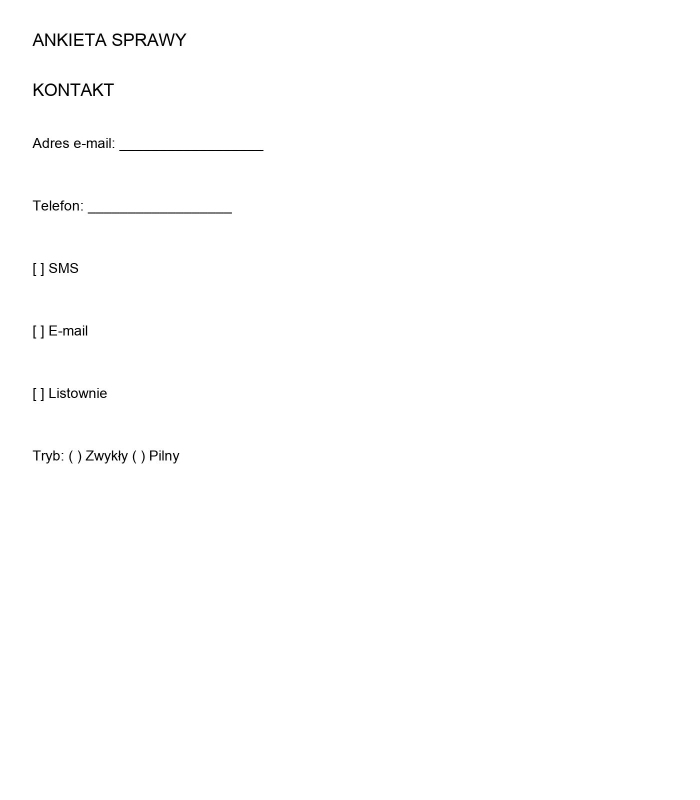
#> input picture evaluation/holdout-v1/ankieta.jpg, 1400 x 1600 px (shown at 1/2 size)
$ python -i ocr.py   (imports and definitions only)
#> lines starting #> are read from the running program, lines starting #| are printed output that depends on the picture; after the words box and inside, x2 and y2 are one past the last pixel; in counts of white or black regions, pixels touching at a corner belong together
#> further down, picture is the input picture: PIL image 1400x1600 RGB; min 0, max 255, mean 253.8
"""Bounded local OCR candidates with source-coordinate restoration."""

import math
from dataclasses import dataclass
from time import monotonic

from PIL import Image, ImageFilter, ImageOps

from .errors import DocumentError


@dataclass
class Variant:
    name: str
    image: Image.Image
    scale: float = 1
    angle: float = 0

    # [8 lines left out: function source_box, not called in this run]


def deskew_angle(gray):
    sample = gray.copy()
    sample.thumbnail((850, 850))
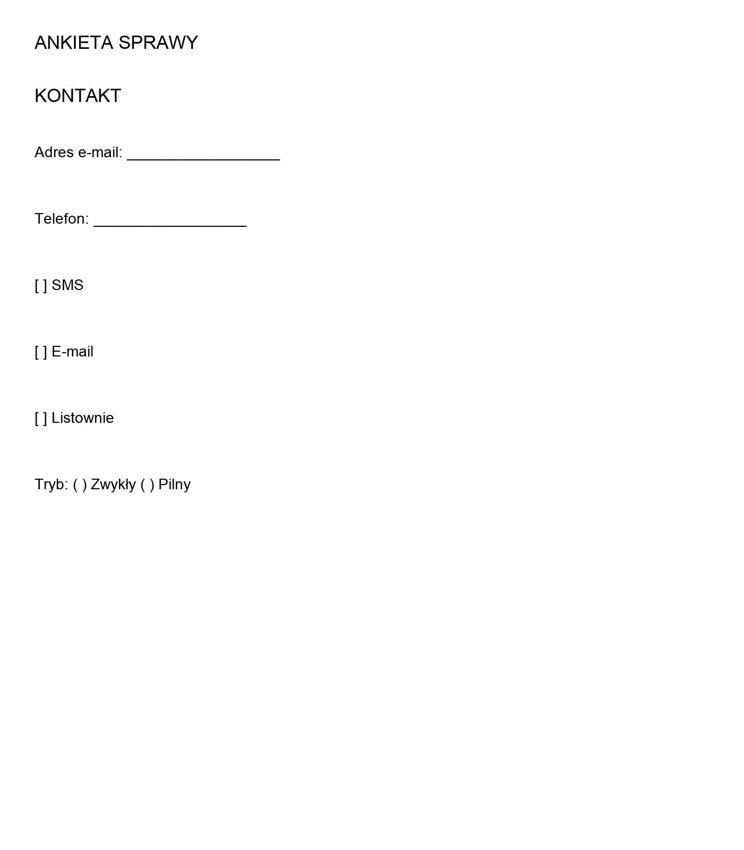
#> sample: PIL image 744x850 RGB; min 0, max 255, mean 253.8
    sample = ImageOps.autocontrast(sample).point(lambda p: 0 if p < 170 else 255)
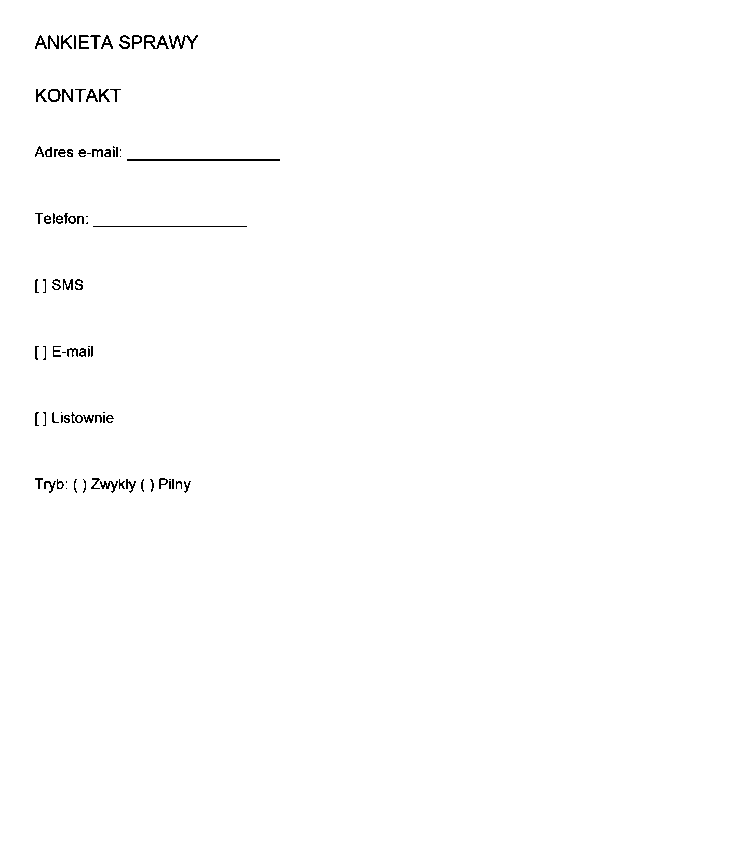
#> sample: PIL image 744x850 RGB; 99.4% white; black in thin lines or dots, all inside (x1, y1, x2, y2) = (35, 35, 280, 493)

    def score(angle):
#> called with angle = -5
        image = sample.rotate(angle, fillcolor=255)
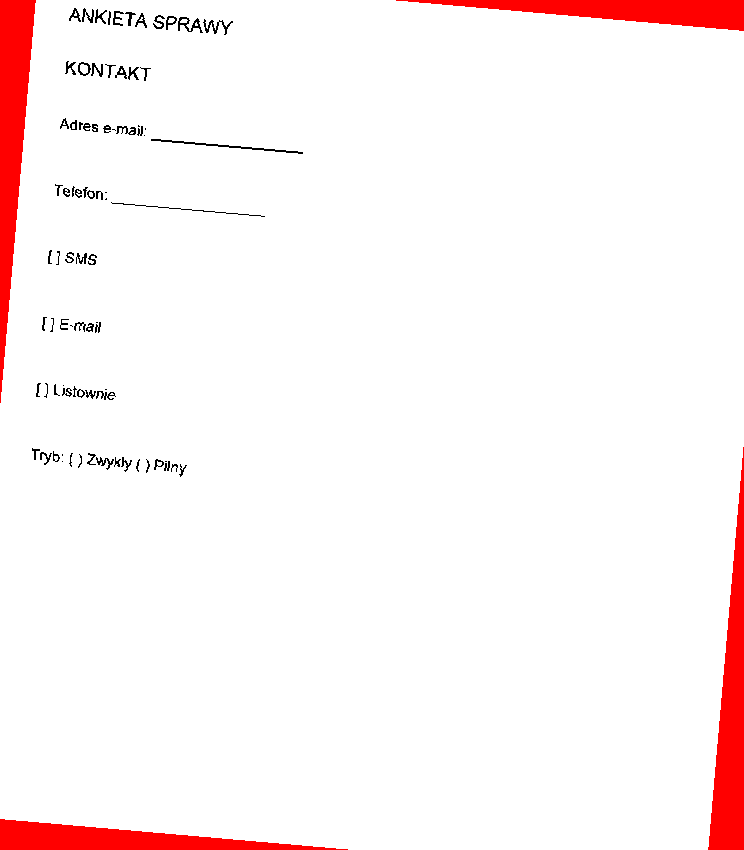
#> image: PIL image 744x850 RGB; mean R, G, B 253.6, 243.3, 243.3
#> (the run stopped early here; a loop or call above may not have finished)
